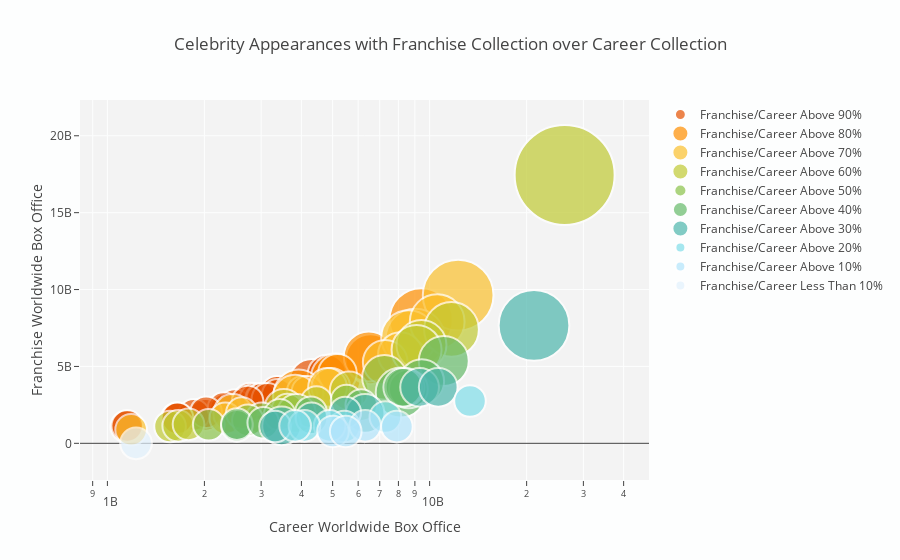

The code cell stored with this chart in its notebook:
### Markdown cell above
# Logarithmic Bubble Scatter Plot

### Code cell
df = pd.read_excel(io="C:/Users/Gautam/Desktop/marvel-dataset-final.xlsx", sheet_name="marvel")
df2 = pd.read_excel(io="C:/Users/Gautam/Desktop/marvel-dataset-final.xlsx", sheet_name="movieCast")
df3 = pd.read_excel(io="C:/Users/Gautam/Desktop/marvel-dataset-final.xlsx", sheet_name="actor")

slope = 5
hover_text = []
bubble_size = []
color= []



for index, row in df3.iterrows():
    hover_text.append(('Name: {person} <br>'+'Character: {character} <br>'+'No. Of Appearances: {appearances} <br>'+'Franchise/Career : {ratio} %')
                      .format(person=row['Person'],
                              character=row['Role'],
                              appearances=row['Nr. Of Movies'],
                              ratio=row['Franchise/Career']*100))
    bubble_size.append((row['Nr. Of Movies']*slope))

df3['text'] = hover_text
df3['size'] = bubble_size
custom_color = {
    "trace0":"#E65100",
    "trace1":"#FF8F00",
    "trace2":"#FBC02D",
    "trace3":"#C0CA33",
    "trace4":"#8BC34A",
    "trace5":"#66BB6A",
    "trace6":"#4DB6AC",
    "trace7":"#80DEEA",
    "trace8":"#B3E5FC",
    "trace9":"#E3F2FD"
}

sizeref = 2*max(df3['size'])/(100**2)

trace0 = go.Scatter(
    x=df3['Career Worldwide Box Office'][(df3['Franchise/Career']*100).between (90,100)],
    y=df3['Franchise Worldwide Box Office'][(df3['Franchise/Career']*100).between (90,100)],
    mode='markers',
    name='Franchise/Career Above 90%',
    text=df3['text'][(df3['Franchise/Career']*100).between (90,100)],
    marker=dict(
        sizemode='area',
       sizeref=sizeref,
        color = custom_color["trace0"],
        size=df3['size'][(df3['Franchise/Career']*100).between (90,100)],
        line=dict(
            width=2
        ),
    ),
   

)

trace1 = go.Scatter(
    x=df3['Career Worldwide Box Office'][(df3['Franchise/Career']*100).between (80,90)],
    y=df3['Franchise Worldwide Box Office'][(df3['Franchise/Career']*100).between (80,90)],
    mode='markers',
    name='Franchise/Career Above 80%',
    text=df3['text'][(df3['Franchise/Career']*100).between (80,90)],
    marker=dict(
        sizemode='area',
       sizeref=sizeref,
        color = custom_color["trace1"],
        size=df3['size'][(df3['Franchise/Career']*100).between (80,90)],
        line=dict(
            width=2
        ),
    ),

)

trace2 = go.Scatter(
    x=df3['Career Worldwide Box Office'][(df3['Franchise/Career']*100).between (70,80)],
    y=df3['Franchise Worldwide Box Office'][(df3['Franchise/Career']*100).between (70,80)],
    mode='markers',
    name='Franchise/Career Above 70%',
    text=df3['text'][(df3['Franchise/Career']*100).between (70,80)],
    marker=dict(
        sizemode='area',
        sizeref=sizeref,
        color = custom_color["trace2"],
        size=df3['size'][(df3['Franchise/Career']*100).between (70,80)],
        line=dict(
            width=2
        ),
    ),

)

trace3 = go.Scatter(
    x=df3['Career Worldwide Box Office'][(df3['Franchise/Career']*100).between (60,70)],
    y=df3['Franchise Worldwide Box Office'][(df3['Franchise/Career']*100).between (60,70)],
    mode='markers',
    name='Franchise/Career Above 60%',
    text=df3['text'][(df3['Franchise/Career']*100).between (60,70)],
    marker=dict(
        sizemode='area',
        sizeref=sizeref,
        color = custom_color["trace3"],
        size=df3['size'][(df3['Franchise/Career']*100).between (60,70)],
        line=dict(
            width=2
        ),
    ),

)

trace4 = go.Scatter(
    x=df3['Career Worldwide Box Office'][(df3['Franchise/Career']*100).between (50,60)],
    y=df3['Franchise Worldwide Box Office'][(df3['Franchise/Career']*100).between (50,60)],
    mode='markers',
    name='Franchise/Career Above 50%',
    text=df3['text'][(df3['Franchise/Career']*100).between (50,60)],
    marker=dict(
        sizemode='area',
        sizeref=sizeref,
        color = custom_color["trace4"],
        size=df3['size'][(df3['Franchise/Career']*100).between (50,60)],
        line=dict(
            width=2
        ),
    ),

)

trace5 = go.Scatter(
    x=df3['Career Worldwide Box Office'][(df3['Franchise/Career']*100).between (40,50)],
    y=df3['Franchise Worldwide Box Office'][(df3['Franchise/Career']*100).between (40,50)],
    mode='markers',
    name='Franchise/Career Above 40%',
    text=df3['text'][(df3['Franchise/Career']*100).between (40,50)],
    marker=dict(
        sizemode='area',
        sizeref=sizeref,
        color = custom_color["trace5"],
        size=df3['size'][(df3['Franchise/Career']*100).between (40,50)],
        line=dict(
            width=2
        ),
    ),

)

trace6 = go.Scatter(
    x=df3['Career Worldwide Box Office'][(df3['Franchise/Career']*100).between (30,40)],
    y=df3['Franchise Worldwide Box Office'][(df3['Franchise/Career']*100).between (30,40)],
    mode='markers',
    name='Franchise/Career Above 30%',
    text=df3['text'][(df3['Franchise/Career']*100).between (30,40)],
    marker=dict(
        sizemode='area',
        sizeref=sizeref,
        color = custom_color["trace6"],
        size=df3['size'][(df3['Franchise/Career']*100).between (30,40)],
        line=dict(
            width=2
        ),
    ),

)

trace7 = go.Scatter(
    x=df3['Career Worldwide Box Office'][(df3['Franchise/Career']*100).between (20,30)],
    y=df3['Franchise Worldwide Box Office'][(df3['Franchise/Career']*100).between (20,30)],
    mode='markers',
    name='Franchise/Career Above 20%',
    text=df3['text'][(df3['Franchise/Career']*100).between (20,30)],
    marker=dict(
        sizemode='area',
        sizeref=sizeref,
        color = custom_color["trace7"],
        size=df3['size'][(df3['Franchise/Career']*100).between (20,30)],
        line=dict(
            width=2
        ),
    ),

)

trace8 = go.Scatter(
    x=df3['Career Worldwide Box Office'][(df3['Franchise/Career']*100).between (10,20)],
    y=df3['Franchise Worldwide Box Office'][(df3['Franchise/Career']*100).between (10,20)],
    mode='markers',
    name='Franchise/Career Above 10%',
    text=df3['text'][(df3['Franchise/Career']*100).between (10,20)],
    marker=dict(
        sizemode='area',
        sizeref=sizeref,
        color = custom_color["trace8"],
        size=df3['size'][(df3['Franchise/Career']*100).between (10,20)],
        line=dict(
            width=2
        ),
    ),

)

trace9 = go.Scatter(
    x=df3['Career Worldwide Box Office'][(df3['Franchise/Career']*100).between (0,10)],
    y=df3['Franchise Worldwide Box Office'][(df3['Franchise/Career']*100).between (0,10)],
    mode='markers',
    name='Franchise/Career Less Than 10%',
    text=df3['text'][(df3['Franchise/Career']*100).between (0,10)],
  
    marker=dict(
        sizemode='area',
        sizeref=sizeref,
        color = custom_color["trace9"],
        size=df3['size'][(df3['Franchise/Career']*100).between (0,10)],
        line=dict(width=2),
        ),
)

data = [trace0,trace1,trace2,trace3,trace4,trace5,trace6,trace7,trace8,trace9]

layout = go.Layout(
    title='Celebrity Appearances with Franchise Collection over Career Collection',
    xaxis=dict(
        title='Career Worldwide Box Office',
        gridcolor='#FDFEFE',
       type='log',
       zerolinewidth=1,
        ticklen=5,
        gridwidth=1,
    ),
    yaxis=dict(
        title='Franchise Worldwide Box Office',
        gridcolor='#FDFEFE',
       zerolinewidth=1,
        ticklen=5,
        gridwidth=1,
    ),
    paper_bgcolor='#FDFEFE',
    plot_bgcolor='rgb(243, 243, 243)',
    legend = dict(bordercolor = 'rgb(0, 0, 0)',tracegroupgap = 10)
)

fig = go.Figure(data=data, layout=layout)
plotly.offline.iplot(fig, filename='Celebrity Appearances')
#py.icreate_animations(figure, 'points_changing_size'+str(time.time()))

### Figure 1 — Plotly figure (JSON) as saved in the notebook; plotly's stock layout.template omitted (floating-point values rounded to 4 significant figures)
{"data": [{"marker": {"color": "#E65100", "line": {"width": 2}, "size": [20, 15, 15, 10, 10, 10, 10, 10, 10, 10, 10, 10, 10, 10, 10, 10, 10, 10, 10, 10, 10, 10], "sizemode": "area", "sizeref": 0.02}, "mode": "markers", "name": "Franchise/Career Above 90%", "text": ["Name: Tom Holland <br>Character: Peter Parker/Spider-Man <br>No. Of Appearances: 4 <br>Franchise/Career : 93.5 %", "Name: Chadwick Boseman <br>Character: T’Challa/Black Panther <br>No. Of Appearances: 3 <br>Franchise/Career : 93.60000000000001 %", "Name: Maximiliano Hernández <br>Character: Agent Jasper Sitwell <br>No. Of Appearances: 3 <br>Franchise/Career : 96.1 %", "Name: Danai Gurira <br>Character: Okoye <br>No. Of Appearances: 2 <br>Franchise/Career : 97.89999999999999 %", "Name: Emily VanCamp <br>Character: Agent 13 <br>No. Of Appearances: 2 <br>Franchise/Career : 91.9 %", "Name: Jaimie Alexander <br>Character: Sif <br>No. Of Appearances: 2 <br>Franchise/Career : 95.7 %", "Name: Jenny Agutter <br>Character: World Security Council <br>No. Of Appearances: 2 <br>Franchise/Career : 95.8 %", "Name: Sean Gunn <br>Character: Kraglin <br>No. Of Appearances: 2 <br>Franchise/Career : 99.3 %", "Name: Abby Ryder Fortson <br>Character: Cassie Lang <br>No. Of Appearances: 2 <br>Franchise/Career : 98.6 %", "Name: John Kani <br>Character: T’Chaka <br>No. Of Appearances: 2 <br>Franchise/Career : 100.0 %", "Name: Pom Klementieff <br>Character: Mantis <br>No. Of Appearances: 2 <br>Franchise/Career : 99.8 %", "Name: Jacob Batalon <br>Character: Ned Leeds <br>No. Of Appearances: 2 <br>Franchise/Career : 96.3 %", "Name: Winston Duke <br>Character: M’Baku/Man-Ape <br>No. Of Appearances: 2 <br>Franchise/Career : 100.0 %", "Name: Isabella Amara <br>Character: Sally Avril <br>No. Of Appearances: 2 <br>Franchise/Career : 95.6 %", "Name: Gozie Agbo <br>Character: Theo Broussard <br>No. Of Appearances: 2 <br>Franchise/Career : 100.0 %", "Name: Kerry Condon <br>Character: F.R.I.D.A.Y. <br>No. Of Appearances: 2 <br>Franchise/Career : 93.30000000000001 %", "Name: Alexis Denisof <br>Character: The Other <br>No. Of Appearances: 2 <br>Franchise/Career : 99.8 %", "Name: Brian Schaeffer <br>Character: Strucker Mercenary <br>No. Of Appearances: 2 <br>Franchise/Career : 100.0 %", "Name: Tiffany Espensen <br>Character: Cindy <br>No. Of Appearances: 2 <br>Franchise/Career : 92.10000000000001 %", "Name: Stephen Blackehart <br>Character: Brahl <br>No. Of Appearances: 2 <br>Franchise/Career : 99.3 %", "Name: Stephen McFeely <br>Character: SHIELD Interrogator #2 <br>No. Of Appearances: 2 <br>Franchise/Career : 100.0 %", "Name: Rob Zombie <br>Character: Himself <br>No. Of Appearances: 2 <br>Franchise/Career : 98.9 %"], "type": "scatter", "uid": "40a8ac2a-a710-4bd8-b171-9c853a75e4c5", "x": [4308265534, 4805204167, 2790277669, 3427258645, 2016937426, 1143153656, 2330069674, 1644006160, 1152496482, 2487152283, 2877259152, 2999157594, 3355496383, 3022329761, 1854482913, 3375822712, 2293132263, 2024170352, 3137523386, 1643988614, 2722827013, 1651136986], "y": [4028577034, 4495577407, 2681664404, 3355496383, 1854482913, 1093929134, 2232337786, 1633184775, 1136120416, 2487152283, 2870742383, 2888496010, 3355496383, 2888496010, 1854482913, 3148506148, 2288803413, 2024170352, 2888496010, 1633184775, 2722827013, 1633184775]}, {"marker": {"color": "#FF8F00", "line": {"width": 2}, "size": [40, 25, 25, 25, 25, 15, 10, 10], "sizemode": "area", "sizeref": 0.02}, "mode": "markers", "name": "Franchise/Career Above 80%", "text": ["Name: Chris Evans <br>Character: Steve Rogers / Captain America <br>No. Of Appearances: 8 <br>Franchise/Career : 85.39999999999999 %", "Name: Sebastian Stan <br>Character: Bucky Barnes/Winter Soldier <br>No. Of Appearances: 5 <br>Franchise/Career : 82.8 %", "Name: Tom Hiddleston <br>Character: Loki <br>No. Of Appearances: 5 <br>Franchise/Career : 83.3 %", "Name: Clark Gregg <br>Character: Agent Coulson <br>No. Of Appearances: 5 <br>Franchise/Career : 81.0 %", "Name: Cobie Smulders <br>Character: Maria Hill <br>No. Of Appearances: 5 <br>Franchise/Career : 87.2 %", "Name: Elizabeth Olsen <br>Character: Wanda Maximoff/Scarlet Witch <br>No. Of Appearances: 3 <br>Franchise/Career : 88.0 %", "Name: Letitia Wright <br>Character: Shuri <br>No. Of Appearances: 2 <br>Franchise/Career : 83.1 %", "Name: Florence Kasumba <br>Character: Ayo <br>No. Of Appearances: 2 <br>Franchise/Career : 80.30000000000001 %"], "type": "scatter", "uid": "37c6d9e5-303c-48a8-801d-4a8a731311e1", "x": [9411837504, 5113057798, 6560862669, 3919638599, 6473584057, 5175016525, 4036236717, 4176629761], "y": [8034498559, 4233477813, 5467270179, 3173590451, 5643776873, 4551520111, 3355496383, 3355496383]}, {"marker": {"color": "#FBC02D", "line": {"width": 2}, "size": [50, 35, 30, 30, 20, 20, 20, 15, 15, 15, 10, 10, 10], "sizemode": "area", "sizeref": 0.02}, "mode": "markers", "name": "Franchise/Career Above 70%", "text": ["Name: Robert Downey Jr. <br>Character: Tony Stark/Iron Man <br>No. Of Appearances: 10 <br>Franchise/Career : 78.60000000000001 %", "Name: Gwyneth Paltrow <br>Character: Pepper Potts <br>No. Of Appearances: 7 <br>Franchise/Career : 75.6 %", "Name: Chris Hemsworth <br>Character: Thor <br>No. Of Appearances: 6 <br>Franchise/Career : 79.9 %", "Name: Paul Bettany <br>Character: Vision <br>No. Of Appearances: 6 <br>Franchise/Career : 74.9 %", "Name: Mark Ruffalo <br>Character: Bruce Banner / The Hulk <br>No. Of Appearances: 4 <br>Franchise/Career : 71.2 %", "Name: Anthony Mackie <br>Character: Sam Wilson/Falcon <br>No. Of Appearances: 4 <br>Franchise/Career : 72.3 %", "Name: Hayley Atwell <br>Character: Peggy Carter <br>No. Of Appearances: 4 <br>Franchise/Career : 78.60000000000001 %", "Name: Dave Bautista <br>Character: Drax the Destroyer <br>No. Of Appearances: 3 <br>Franchise/Career : 73.8 %", "Name: Tadanobu Asano <br>Character: Hogun <br>No. Of Appearances: 3 <br>Franchise/Career : 79.3 %", "Name: Karen Gillan <br>Character: Nebula <br>No. Of Appearances: 3 <br>Franchise/Career : 75.5 %", "Name: Tony Revolori <br>Character: Flash Thompson <br>No. Of Appearances: 2 <br>Franchise/Career : 74.3 %", "Name: Laura Haddock <br>Character: Meredith Quill <br>No. Of Appearances: 2 <br>Franchise/Career : 70.3 %", "Name: Jamie McShane <br>Character: Agent Jackson <br>No. Of Appearances: 2 <br>Franchise/Career : 75.3 %"], "type": "scatter", "uid": "1359acf5-2b33-449e-b156-7878484d20b9", "x": [12260462709, 9030242330, 8601823064, 10554732068, 8116840958, 7282287347, 3824157433, 4934853046, 2448192095, 4821352198, 1184797219, 2322822391, 2613304879], "y": [9636820961, 6828152115, 6870284142, 7906004669, 5776355008, 5265922000, 3006845714, 3641609899, 1940909158, 3641609899, 880070886, 1633184775, 1967262515]}, {"marker": {"color": "#C0CA33", "line": {"width": 2}, "size": [100, 30, 25, 25, 15, 15, 10, 10, 10, 10, 10], "sizemode": "area", "sizeref": 0.02}, "mode": "markers", "name": "Franchise/Career Above 60%", "text": ["Name: Stan Lee <br>Character: Himself <br>No. Of Appearances: 20 <br>Franchise/Career : 66.5 %", "Name: Scarlett Johansson <br>Character: Natasha Romanoff/Black Widow <br>No. Of Appearances: 6 <br>Franchise/Career : 63.3 %", "Name: Don Cheadle <br>Character: Lt. Col. James \"Rhodey\" Rhodes <br>No. Of Appearances: 5 <br>Franchise/Career : 67.7 %", "Name: Jeremy Renner <br>Character: Clint Barton/Hawkeye <br>No. Of Appearances: 5 <br>Franchise/Career : 66.60000000000001 %", "Name: John Slattery <br>Character: Howard Stark <br>No. Of Appearances: 3 <br>Franchise/Career : 64.60000000000001 %", "Name: William Hurt <br>Character: Gen. Thaddeus 'Thunderbolt' Ross <br>No. Of Appearances: 3 <br>Franchise/Career : 60.699999999999996 %", "Name: Kat Dennings <br>Character: Darcy Lewis <br>No. Of Appearances: 2 <br>Franchise/Career : 69.89999999999999 %", "Name: T.I. Tip Harris <br>Character: Dave <br>No. Of Appearances: 2 <br>Franchise/Career : 68.5 %", "Name: Benedict Wong <br>Character: Master Wong <br>No. Of Appearances: 2 <br>Franchise/Career : 60.3 %", "Name: Zack Duhame <br>Character: Engine Pirate <br>No. Of Appearances: 2 <br>Franchise/Career : 69.1 %", "Name: Pat Kiernan <br>Character: Himself <br>No. Of Appearances: 2 <br>Franchise/Career : 60.6 %"], "type": "scatter", "uid": "b9c46f24-fae7-4644-833d-0b74d568fe96", "x": [26241821085, 11690053101, 9432121645, 9108137248, 3528843138, 5626120616, 1564662678, 1658408690, 4453545768, 1785270342, 3619553208], "y": [17455564691, 7405014286, 6388068772, 6069456008, 2280097499, 3414080007, 1093929134, 1136120416, 2684911581, 1233261975, 2194422354]}, {"marker": {"color": "#8BC34A", "line": {"width": 2}, "size": [20, 15, 10, 10, 10, 10, 10], "sizemode": "area", "sizeref": 0.02}, "mode": "markers", "name": "Franchise/Career Above 50%", "text": ["Name: Paul Rudd <br>Character: Scott Lang / Ant-Man <br>No. Of Appearances: 4 <br>Franchise/Career : 59.199999999999996 %", "Name: Ray Stevenson <br>Character: Volstagg <br>No. Of Appearances: 3 <br>Franchise/Career : 50.3 %", "Name: Michael Rooker <br>Character: Yondu Udonta <br>No. Of Appearances: 2 <br>Franchise/Career : 54.2 %", "Name: Leslie Bibb <br>Character: Christine Everhart <br>No. Of Appearances: 2 <br>Franchise/Career : 58.5 %", "Name: Frank Grillo <br>Character: Brock Rumlow <br>No. Of Appearances: 2 <br>Franchise/Career : 54.2 %", "Name: Zachary Levi <br>Character: Fandral <br>No. Of Appearances: 2 <br>Franchise/Career : 54.7 %", "Name: Benicio del Toro <br>Character: The Collector <br>No. Of Appearances: 2 <br>Franchise/Career : 50.3 %"], "type": "scatter", "uid": "65440b51-6407-46ff-a89c-9e2d59c4f848", "x": [7243255381, 3858795341, 3012567769, 2063129250, 3423744147, 2728370562, 5523202685], "y": [4284626564, 1940909158, 1633184775, 1206327936, 1854482913, 1491582540, 2779292640]}, {"marker": {"color": "#66BB6A", "line": {"width": 2}, "size": [25, 25, 20, 15, 15, 15, 10, 10, 10, 10, 10], "sizemode": "area", "sizeref": 0.02}, "mode": "markers", "name": "Franchise/Career Above 40%", "text": ["Name: Jon Favreau <br>Character: Happy Hogan <br>No. Of Appearances: 5 <br>Franchise/Career : 40.6 %", "Name: Idris Elba <br>Character: Heimdall <br>No. Of Appearances: 5 <br>Franchise/Career : 48.4 %", "Name: Stellan Skarsgård <br>Character: Erik Selvig <br>No. Of Appearances: 4 <br>Franchise/Career : 42.5 %", "Name: Benedict Cumberbatch <br>Character: Stephen Strange <br>No. Of Appearances: 3 <br>Franchise/Career : 41.099999999999994 %", "Name: Chris Pratt <br>Character: Peter Quill/Star-Lord <br>No. Of Appearances: 3 <br>Franchise/Career : 43.4 %", "Name: Bradley Cooper <br>Character: Rocket <br>No. Of Appearances: 3 <br>Franchise/Career : 44.1 %", "Name: David Dastmalchian <br>Character: Kurt <br>No. Of Appearances: 2 <br>Franchise/Career : 45.1 %", "Name: Martin Freeman <br>Character: Everett K. Ross <br>No. Of Appearances: 2 <br>Franchise/Career : 40.5 %", "Name: Marisa Tomei <br>Character: Aunt May <br>No. Of Appearances: 2 <br>Franchise/Career : 47.199999999999996 %", "Name: Kenneth Choi <br>Character: Jim Morita <br>No. Of Appearances: 2 <br>Franchise/Career : 49.6 %", "Name: Garry Shandling <br>Character: Senator Stern <br>No. Of Appearances: 2 <br>Franchise/Career : 43.9 %"], "type": "scatter", "uid": "4db22047-f128-442b-a016-520a43239fc9", "x": [8132508295, 11063888623, 9452805170, 8590632492, 8390819291, 8253934851, 2521719222, 6137010584, 4282906606, 2522731709, 3045456746], "y": [3301791094, 5352348245, 4014878994, 3531891605, 3641609899, 3641609899, 1136120416, 2487152283, 2020151910, 1250640662, 1335558278]}, {"marker": {"color": "#4DB6AC", "line": {"width": 2}, "size": [50, 15, 15, 15, 15, 10, 10, 10], "sizemode": "area", "sizeref": 0.02}, "mode": "markers", "name": "Franchise/Career Above 30%", "text": ["Name: Samuel L. Jackson <br>Character: Nick Fury <br>No. Of Appearances: 10 <br>Franchise/Career : 36.4 %", "Name: Evangeline Lilly <br>Character: Hope van Dyne/The Wasp <br>No. Of Appearances: 3 <br>Franchise/Career : 32.7 %", "Name: Anthony Hopkins <br>Character: Odin <br>No. Of Appearances: 3 <br>Franchise/Career : 30.8 %", "Name: Zoe Saldana <br>Character: Gamora <br>No. Of Appearances: 3 <br>Franchise/Career : 39.1 %", "Name: Vin Diesel <br>Character: Groot <br>No. Of Appearances: 3 <br>Franchise/Career : 34.2 %", "Name: Josh Brolin <br>Character: Thanos <br>No. Of Appearances: 2 <br>Franchise/Career : 36.7 %", "Name: Glenn Close <br>Character: Nova Prime <br>No. Of Appearances: 2 <br>Franchise/Career : 38.0 %", "Name: Rene Russo <br>Character: Frigga <br>No. Of Appearances: 2 <br>Franchise/Career : 33.0 %"], "type": "scatter", "uid": "a566318a-302e-4afb-84c8-37cbccb5cf3b", "x": [21082254980, 3470709312, 6305846416, 9309487925, 10635265845, 5471453900, 4300409065, 3314077144], "y": [7670001203, 1136120416, 1940909158, 3641609899, 3641609899, 2008425124, 1633184775, 1093929134]}, {"marker": {"color": "#80DEEA", "line": {"width": 2}, "size": [10, 10, 10, 10, 10, 10], "sizemode": "area", "sizeref": 0.02}, "mode": "markers", "name": "Franchise/Career Above 20%", "text": ["Name: Natalie Portman <br>Character: Jane Foster <br>No. Of Appearances: 2 <br>Franchise/Career : 20.1 %", "Name: Michael Peña <br>Character: Luis <br>No. Of Appearances: 2 <br>Franchise/Career : 23.200000000000003 %", "Name: Bobby Cannavale <br>Character: Paxton <br>No. Of Appearances: 2 <br>Franchise/Career : 27.800000000000004 %", "Name: Michael Douglas <br>Character: Dr. Hank Pym <br>No. Of Appearances: 2 <br>Franchise/Career : 29.7 %", "Name: Andy Serkis <br>Character: Ulysses Klaue <br>No. Of Appearances: 2 <br>Franchise/Career : 20.599999999999998 %", "Name: Jeff Goldblum <br>Character: Grandmaster <br>No. Of Appearances: 2 <br>Franchise/Career : 23.5 %"], "type": "scatter", "uid": "f816be86-82bc-4123-a06a-773d833b6e86", "x": [5434555484, 4893315781, 4088243981, 3824559353, 13342259216, 7288467008], "y": [1093929134, 1136120416, 1136120416, 1136120416, 2750085222, 1709297283]}, {"marker": {"color": "#B3E5FC", "line": {"width": 2}, "size": [10, 10, 10, 10], "sizemode": "area", "sizeref": 0.02}, "mode": "markers", "name": "Franchise/Career Above 10%", "text": ["Name: Judy Greer <br>Character: Maggie <br>No. Of Appearances: 2 <br>Franchise/Career : 18.0 %", "Name: Lee Pace <br>Character: Ronan <br>No. Of Appearances: 2 <br>Franchise/Career : 15.4 %", "Name: Toby Jones <br>Character: Armin Zola <br>No. Of Appearances: 2 <br>Franchise/Career : 13.700000000000001 %", "Name: Djimon Hounsou <br>Character: Korath <br>No. Of Appearances: 2 <br>Franchise/Career : 14.000000000000002 %"], "type": "scatter", "uid": "c0425efb-4d6d-4e98-9a7e-d6948ebb2633", "x": [6307736324, 5011787661, 7914805186, 5490995576], "y": [1136120416, 770867516, 1084971665, 770867516]}, {"marker": {"color": "#E3F2FD", "line": {"width": 2}, "size": [10], "sizemode": "area", "sizeref": 0.02}, "mode": "markers", "name": "Franchise/Career Less Than 10%", "text": ["Name: Brie Larson <br>Character: Carol Danvers/Captain Marvel <br>No. Of Appearances: 2 <br>Franchise/Career : 0.0 %"], "type": "scatter", "uid": "a0a3d038-d292-4466-be6a-829a6dd5a717", "x": [1226966183], "y": [0]}], "layout": {"legend": {"bordercolor": "rgb(0, 0, 0)", "tracegroupgap": 10}, "paper_bgcolor": "#FDFEFE", "plot_bgcolor": "rgb(243, 243, 243)", "title": "Celebrity Appearances with Franchise Collection over Career Collection", "xaxis": {"gridcolor": "#FDFEFE", "gridwidth": 1, "ticklen": 5, "title": "Career Worldwide Box Office", "type": "log", "zerolinewidth": 1}, "yaxis": {"gridcolor": "#FDFEFE", "gridwidth": 1, "ticklen": 5, "title": "Franchise Worldwide Box Office", "zerolinewidth": 1}}}
